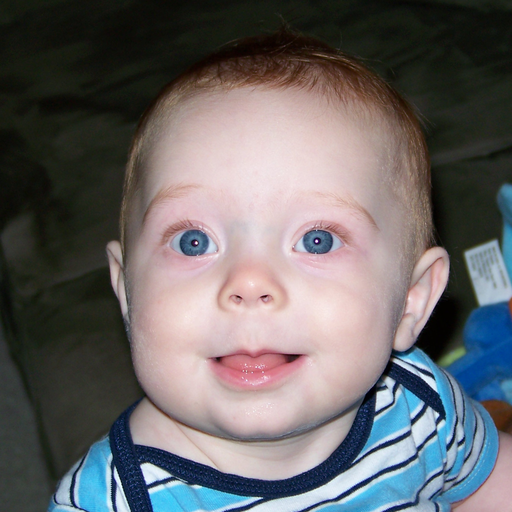
#> input picture Software_Deployment/USB_GAN/test_images/bayi.png, 512 x 512 px
$ python quality_evaluation.py --ref ../../Software_Deployment/USB_GAN/test_images --gen ../../Software_Deployment/USB_GAN/test_images
#> lines starting #> are read from the running program, lines starting #| are printed output that depends on the picture
import argparse
import os
import csv
from pathlib import Path
import numpy as np
from PIL import Image
from skimage.metrics import structural_similarity as ssim
from skimage.metrics import peak_signal_noise_ratio as psnr

def load_image(path: Path) -> np.ndarray:
    """Load image as grayscale floating point array in [0, 255]."""
    img = Image.open(path).convert('L')  # convert to grayscale
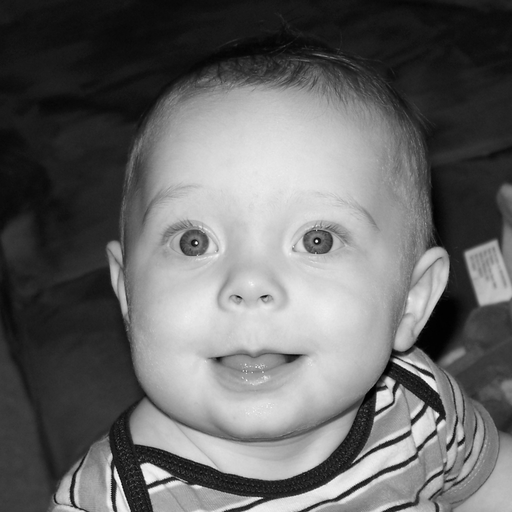
#> img: PIL image 512x512 L; min 0, max 255, mean 103.7
    return np.array(img, dtype=np.float32)

def compute_metrics(ref: np.ndarray, gen: np.ndarray):
    """Return MSE, PSNR, SSIM between two images of same shape."""
    if ref.shape != gen.shape:
        raise ValueError(f"Shape mismatch: {ref.shape} vs {gen.shape}")
    mse_val = np.mean((ref - gen) ** 2)
#> mse_val = 0
    psnr_val = psnr(ref, gen, data_range=255)
#> psnr_val = inf
    ssim_val = ssim(ref, gen, data_range=255)
#> ssim_val = 1
    return mse_val, psnr_val, ssim_val

def evaluate_folder(ref_dir: Path, gen_dir: Path, out_csv: Path):
    ref_images = sorted(ref_dir.glob('*.png')) + sorted(ref_dir.glob('*.jpg')) + sorted(ref_dir.glob('*.jpeg'))
    gen_images = sorted(gen_dir.glob('*.png')) + sorted(gen_dir.glob('*.jpg')) + sorted(gen_dir.glob('*.jpeg'))

    # Build a mapping by filename (without extension) for matching pairs
    ref_map = {p.stem: p for p in ref_images}
    gen_map = {p.stem: p for p in gen_images}

    common_keys = sorted(set(ref_map.keys()) & set(gen_map.keys()))
    if not common_keys:
        raise RuntimeError('No matching image pairs found between reference and generated folders.')

    with out_csv.open('w', newline='') as csvfile:
        writer = csv.writer(csvfile)
        writer.writerow(['Image', 'MSE', 'PSNR (dB)', 'SSIM'])
        for key in common_keys:
            ref_img = load_image(ref_map[key])
            gen_img = load_image(gen_map[key])
            mse_val, psnr_val, ssim_val = compute_metrics(ref_img, gen_img)
#> mse_val = 0; psnr_val = inf; ssim_val = 1
            writer.writerow([key, f"{mse_val:.4f}", f"{psnr_val:.2f}", f"{ssim_val:.4f}"])
#> pass 2 of the loop in evaluate_folder, `for key in common_keys:`:
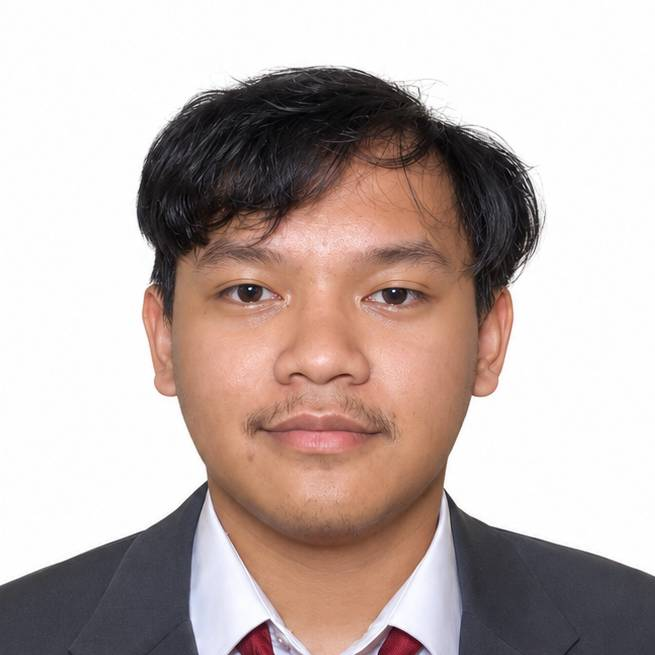
#> input picture Software_Deployment/USB_GAN/test_images/fotoakmal.jpg, 655 x 655 px
#> in load_image (call 3), `img = Image.open(path).convert('L')`:
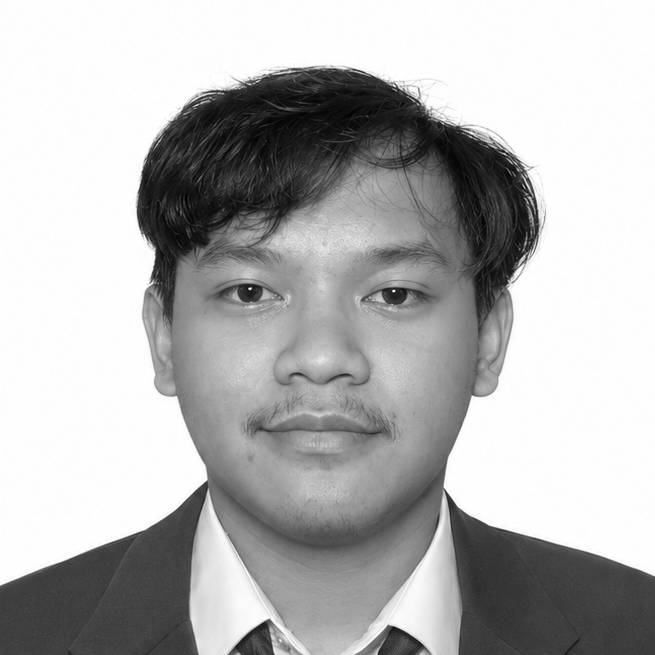
#> img: PIL image 655x655 L; min 0, max 255, mean 180.4
    print(f'Quality report written to {out_csv}')

def main():
    parser = argparse.ArgumentParser(description='Evaluate image quality metrics between reference and generated images.')
    parser.add_argument('--ref', required=True, type=Path, help='Directory containing reference images')
    parser.add_argument('--gen', required=True, type=Path, help='Directory containing generated images')
    parser.add_argument('--out', default='quality_report.csv', type=Path, help='Output CSV file path')
    args = parser.parse_args()
    evaluate_folder(args.ref, args.gen, args.out)

if __name__ == '__main__':
    main()
